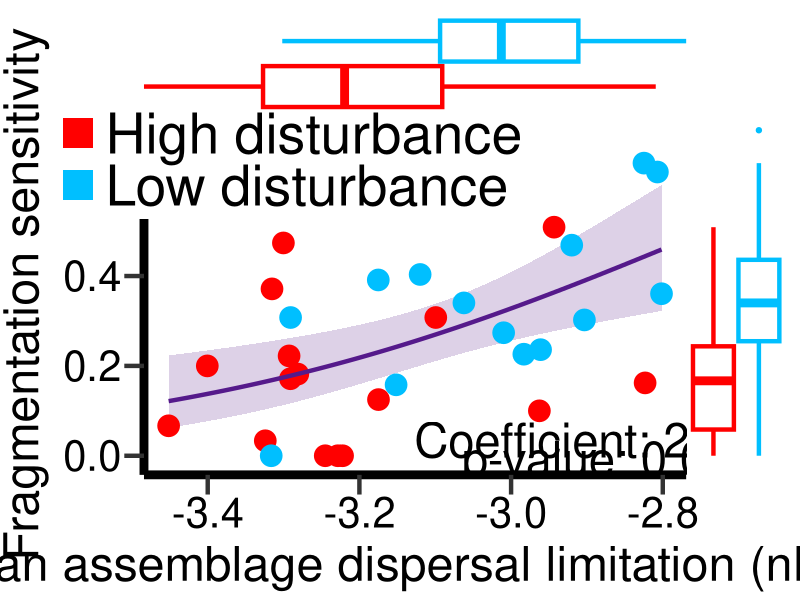

Source code (R):
library(tidyverse)
library(boot)
library(broom)
library(cowplot)
library(dplyr)
library(ggplot2)
library(readxl)

#Read in the data
site_data <- read_excel("Data/Supplementatry Dataset 1.xlsx", sheet = 2) %>%
  dplyr::select("Dataset_ID", "Latitude", "Disturbance", "Anthro_dist", "Natural_dist",
                "Seasonality")

species_data <- read_excel("Data/Supplementatry Dataset 1.xlsx", sheet = 3) %>%
  dplyr::select("Species_name", "Family", "Order", "Hand.Wing.Index", "nHWI", "Mass (g)", "Forest_dependency",
                "Disturbance_range_total", "Disturbance_range_breeding",
                "Centroid_latitude_range_total (Behrmann's projection)",
                "Centroid_latitude_range_breeding (Behrmann's projection)",
                "Seasonality_range_total", "Seasonality_range_breeding")

site_sp_list <- read_excel("Data/Supplementatry Dataset 1.xlsx", sheet = 4)

##Join them up
data <- left_join(site_sp_list, site_data)
data <- left_join(data, species_data)

## edit species name 
data$Jetz_name <- gsub(" ", "_", data$Species_name)

## create response variables
## restricted
data$dep_sense <- 0
data$dep_sense[data$Forest_dependency %in% c("High") & data$Classification == "Forest Core"] <- 1

## expanded
data$dep_sense_medium <- 0
data$dep_sense_medium[data$Forest_dependency %in% c("High", "Medium") & data$Classification == "Forest Core"] <- 1

## transform data to take -logs
data$nHWI_transformed <- -log(-data$nHWI)

## add suffix
data$Disturbance <- paste(data$Disturbance, "disturbance")

## summarise the tings
data1 <- data %>%
  group_by(Dataset_ID) %>%
  summarise(mean_HWI = mean(nHWI),
            mean_HWI_logged = mean(nHWI_transformed),
            abs_lat = abs(Latitude),
            Disturbed_factor = Disturbance[1],
            n = n(),
            cores = length(which(Classification == "Forest Core")),
            sensitive = length(which(dep_sense_medium == 1))) %>%
  distinct(Dataset_ID, .keep_all = TRUE) %>%
  ungroup()

## create numerical disturbance score
data1$Disturbed <- ifelse(data1$Disturbed_factor == "High disturbance", 1, 0)

## calculate proportions of sensitivity
data1$prop_core <- data1$cores/data1$n
data1$prop_sensitive <- data1$sensitive/data1$n


### model ###
mod <- glm(prop_sensitive ~ mean_HWI_logged, data=data1, family = "quasibinomial")

##preditc
pred = NULL
n_pred = 100
newdata = data.frame(mean_HWI_logged = seq(min(data1$mean_HWI_logged), max(data1$mean_HWI_logged), length=n_pred))
pred_info = predict(mod, newdata=newdata, allow.new.levels=TRUE, se.fit=TRUE)

## convert output
newdata$y = 0
X = model.matrix(y ~ mean_HWI_logged, data=newdata) # model matrix (no random effects)
se_logit = sqrt(diag(X %*% vcov(mod) %*% t(X)))
pred_info[[2]] = se_logit

## df
pred = data.frame(newdata,
                  EI.sensitivity = inv.logit(pred_info[[1]]),
                  lower = inv.logit(pred_info[[1]] - qnorm(0.975)*pred_info[[2]]),
                  upper = inv.logit(pred_info[[1]] + qnorm(0.975)*pred_info[[2]]),
                  p.value = tidy(mod)$p.value[tidy(mod)$term == "mean_HWI_logged"]
)         
out = list(mod_summary=data.frame(n=nrow(data1), tidy(mod, effect="fixed"), AIC=AIC(mod)),
           pred=pred)

pred = out$pred

### plot
pmain <- ggplot() +
  geom_ribbon(data=pred, aes(x=mean_HWI_logged, y=NULL, ymin=lower, ymax=upper),  fill= "purple4", show.legend=FALSE,alpha=0.2) +
  geom_point(data = data1,  aes(y = prop_sensitive, x = mean_HWI_logged,  color = Disturbed_factor), size = 7) +
  scale_color_manual(values = c("red", "deepskyblue")) +
  #ggtitle("a") +
  geom_line(data=pred, aes(x=mean_HWI_logged, y=EI.sensitivity), color="purple4", size=1.5) +
  guides(color = guide_legend(override.aes = list(shape = 15, size = 10) ) ) +
  ylab("Fragmentation sensitivity") +
  xlab(paste0("Mean assemblage dispersal limitation (nHWI)")) +
  #ylim(c(-0.01, 0.4)) +
  #xlim(c(0.29,0.37)) +
  theme_classic() +
  #scale_y_discrete(position = "right") +
  theme(legend.position=  c(0.27, 0.875),
        #legend.direction='vertical',
        #legend.key.size = unit(0.1, "cm"),
        legend.title = element_blank(),
        #legend.background = element_blank(),
        #legend.box.background = element_rect(colour = "black"),
        axis.ticks = element_line(size = 1.5),
        axis.ticks.length.x = unit(rel(0.5), "cm"),
        axis.ticks.length.y = unit(rel(0.5), "cm"),
        axis.text=element_text(size= 30, colour = "black",),
        axis.title.x=element_text(size= 35, vjust = 0.5),
        axis.title.y=element_text(size= 35, vjust = 2),
        axis.line = element_line(size = 3),
        plot.margin = margin(10,10,10,10, unit = "pt"),
        plot.title = element_blank(),#(size = 60, face = "bold"),
        legend.text = element_text(size = 40))

## add summary stats
pmain_annotated <-  pmain + 
  annotate("text", x=-2.8865, y=0.035, label= paste0("Coefficient: ", format(round(as.numeric(mod$coefficients[2]), 3),  nsmall = 3)), size = 12) +
  annotate("text", x=-2.87, y=-0.006, label= paste0("p-value: ", round(summary(mod)$coefficients[2,4], 3)), size = 12)

## add marginal boxplots
ybox <- axis_canvas(pmain_annotated, axis = "y") + 
  geom_boxplot(data = data1, size = 1.5, width = 2, aes(y = prop_sensitive, x = factor(Disturbed_factor), color = factor(Disturbed_factor))) + 
  scale_x_discrete() +
  scale_color_manual(values = c("red", "deepskyblue"))
xbox <- axis_canvas(pmain_annotated, axis = "x") + 
  geom_boxplot(data = data1, size = 1.5, width = 2, aes(y = mean_HWI, x = factor(Disturbed_factor), color = factor(Disturbed_factor))) +
  scale_x_discrete() +
  scale_color_manual(values = c("red", "deepskyblue")) +
  coord_flip()

p1 <- insert_xaxis_grob(pmain_annotated, xbox, grid::unit(1, "in"), position = "top")
p2 <- insert_yaxis_grob(p1, ybox, grid::unit(1, "in"), position = "right") 

# save image
jpeg("Figures/Extended data figure 4.jpg",
    width = 1073, height = 894)

plot(p2)

dev.off()
